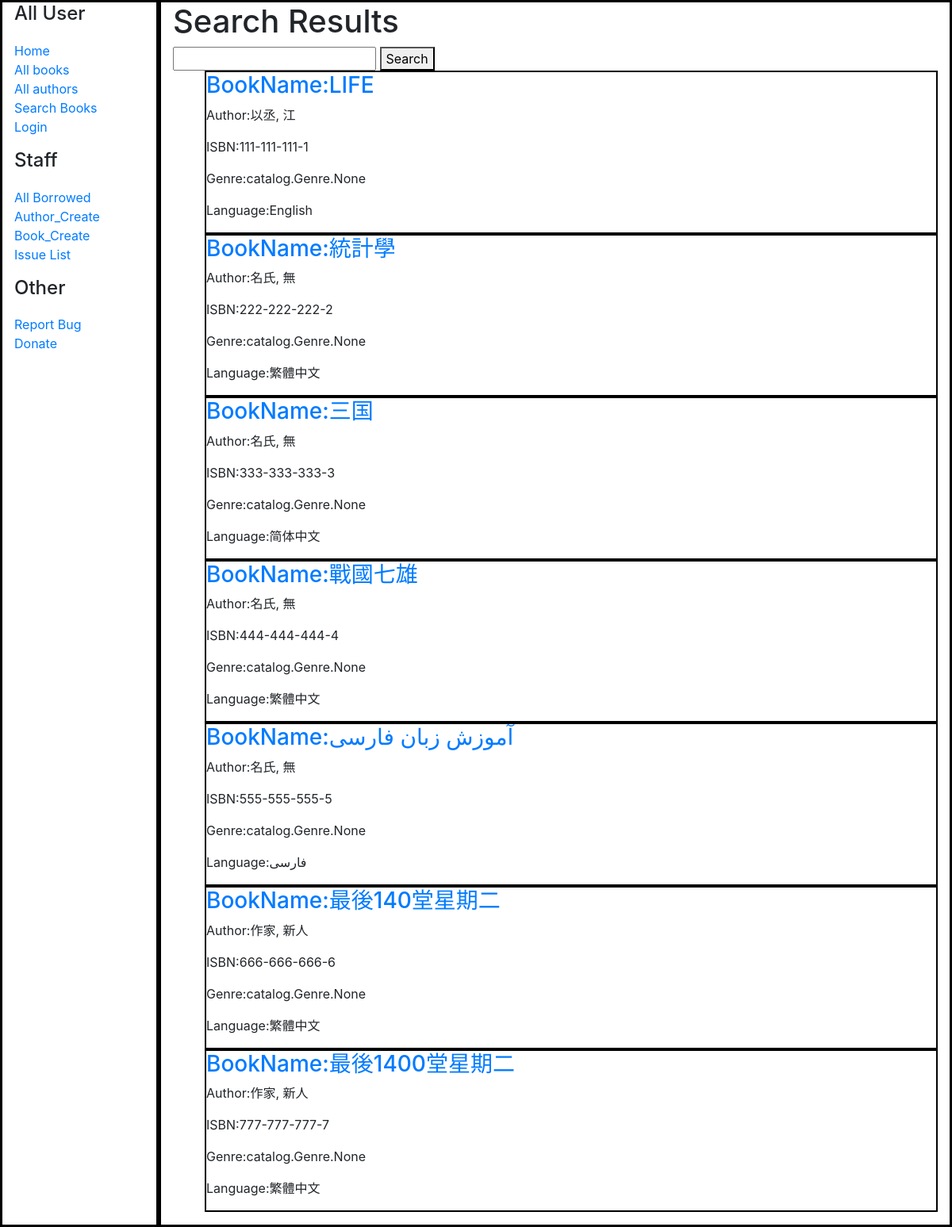
The app's page /catalog/search/ with its own data.
### catalog/models.py (models this page shows, shortened)
class Book(models.Model):
    title = models.CharField(max_length=200)
    author = models.ForeignKey('Author', on_delete=models.SET_NULL, null=True)
    summary = models.TextField(max_length=1000, help_text='Enter a brief description of the book')
    isbn = models.CharField('ISBN', max_length=13, help_text='13 Character <a href="https://www.isbn-international.org/content/what-isbn">ISBN number</a>')
    genre = models.ManyToManyField(Genre, help_text='Select a genre for this book')
    language=models.ForeignKey('Language', on_delete=models.SET_NULL, null=True)
    def get_absolute_url(self):
        return reverse('book-detail', args=[str(self.id)])
    def display_genre(self):
        """Create a string for the Genre. This is required to display genre in Admin."""
        return ', '.join(genre.name for genre in self.genre.all()[:3])
    display_genre.short_description = 'Genre'

class Author(models.Model):
    first_name = models.CharField(max_length=100)
    last_name = models.CharField(max_length=100)
    date_of_birth = models.DateField(null=True, blank=True)
    date_of_death = models.DateField('Died', null=True, blank=True)
    class Meta:
        ordering = ['last_name', 'first_name']
    def __str__(self):
        return f'{self.last_name}, {self.first_name}'

class Language(models.Model):
    language = models.CharField(max_length=100)
    def __str__(self):
        return f'{self.language}'

### catalog/views.py (the view)
# urls.py: path('search/', views.search_books, name='search_books'),
def search_books(request):
    query = request.GET.get('query')
    if query:
        books = Book.objects.filter(title__icontains=query)
    else:
        books = Book.objects.all()
        query=""
    return render(request, 'search.html', {'books': books, 'query': query})

### catalog/templates/search.html
{% extends "base_generic.html" %}
{% block content %}
<body>
    <h1>Search Results</h1>
    <form action="{% url 'search_books' %}" method="get">
        <input type="text" name="query" value="{{ query }}">
        <button type="submit">Search</button>
    </form>
    {% if books %}
        <ul>
            {% for book in books %}
            <div style="border: 2px solid black;">
                <h3><a href="{{ book.get_absolute_url }}">BookName:{{ book.title }}</a></h3>
                <p>Author:{{book.author}}</p>
                <p>ISBN:{{book.isbn}}</p>
                <p>Genre:{{book.genre}}</p>
                <p>Language:{{book.language}}</p>
            </div>
            {% endfor %}
    {% else %}
        <p>No books found.</p>
    {% endif %}
</body>
{% endblock %}

### records on screen
Book: title "LIFE", author "以丞, 江", isbn "111-111-111-1", genre "catalog.Genre.None", language "English"
Book: title "統計學", author "名氏, 無", isbn "222-222-222-2", genre "catalog.Genre.None", language "繁體中文"
Book: title "三国", author "名氏, 無", isbn "333-333-333-3", genre "catalog.Genre.None", language "简体中文"
Book: title "戰國七雄", author "名氏, 無", isbn "444-444-444-4", genre "catalog.Genre.None", language "繁體中文"
Book: title "آموزش زبان فارسی", author "名氏, 無", isbn "555-555-555-5", genre "catalog.Genre.None", language "فارسی"
Book: title "最後140堂星期二", author "作家, 新人", isbn "666-666-666-6", genre "catalog.Genre.None", language "繁體中文"
Book: title "最後1400堂星期二", author "作家, 新人", isbn "777-777-777-7", genre "catalog.Genre.None", language "繁體中文"
